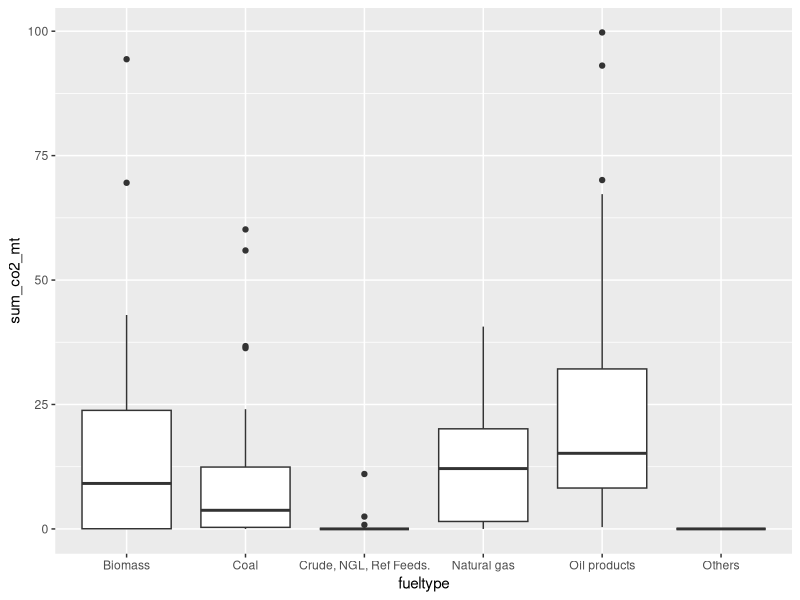
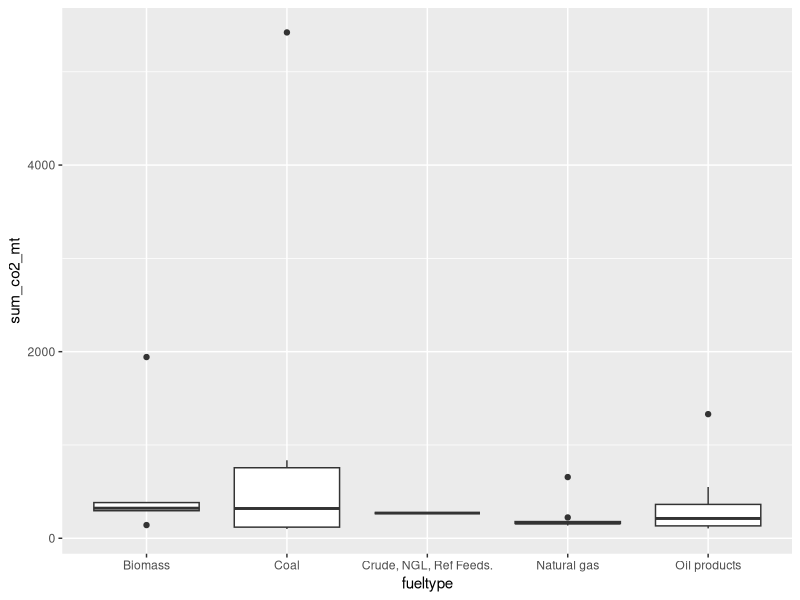

Source code (R) for these figures, in order:
## ---- chunk 1
# here I load all R packages that are part of the tidyverse collection of R packages
# you can use this instead of loading each package individually

library(tidyverse)

## ---- chunk 2
emissions <- read_csv("data/energy_co2 _emissions_emerging_economies_2010s.csv")

## ---- chunk 3
emissions_tidy <- emissions |>
  rename_all(tolower) 
## ---- chunk 4

emissions_tidy_sum <- emissions_tidy |> 
  filter(year == 2019) |> 
  group_by(country, fueltype) |> 
  summarise(
    sum_co2_mt = sum(co2_mt)
  )

## ---- chunk 5

emissions_tidy_sum |> 
  filter(sum_co2_mt < 100) |> 
  # it is possible to use the pipe to use the data directly in 
  # the ggplot() function for plotting
  ggplot(mapping = aes(x = fueltype, 
                       y = sum_co2_mt)) +
  geom_boxplot() 

## ---- chunk 6

emissions_tidy_sum |> 
  filter(sum_co2_mt > 100) |> 
  ggplot(mapping = aes(x = fueltype,
                       y = sum_co2_mt)) +
  geom_boxplot() 

